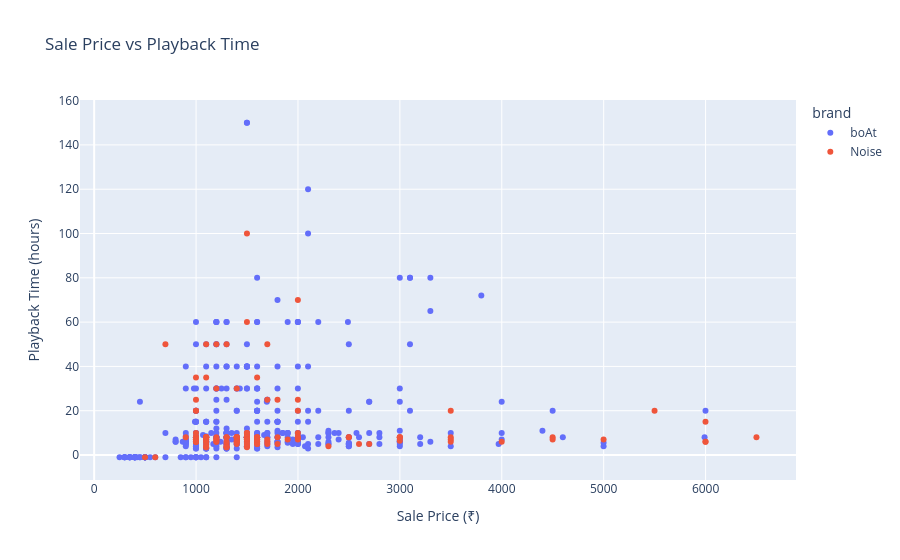

The notebook cell saved with this chart:
### Code cell
fig = px.scatter(
    df,
    x='sale_price',
    y='playback_per_charge',
    color='brand',
    hover_name='base_model',
    hover_data=[
        'category',
        'mrp',
        'discount_percent',
        'rating'
    ],
    title='Sale Price vs Playback Time'
)

fig.update_layout(
    xaxis_title='Sale Price (₹)',
    yaxis_title='Playback Time (hours)'
)

fig.show()

### Figure 1 — Plotly figure (JSON) as saved in the notebook; plotly's stock layout.template omitted (floating-point values rounded to 4 significant figures; data arrays with more than 128 entries replaced by an {"elided": "..."} marker saying what was removed)
{"data": [{"customdata": {"elided": "390x4 mixed values"}, "hovertemplate": "<b>%{hovertext}</b><br><br>brand=boAt<br>sale_price=%{x}<br>playback_per_charge=%{y}<br>category=%{customdata[0]}<br>mrp=%{customdata[1]}<br>discount_percent=%{customdata[2]}<br>rating=%{customdata[3]}<extra></extra>", "hovertext": {"elided": "390 str values"}, "legendgroup": "boAt", "marker": {"color": "#636efa", "symbol": "circle"}, "mode": "markers", "name": "boAt", "orientation": "v", "showlegend": true, "type": "scatter", "x": {"elided": "390 float values"}, "xaxis": "x", "y": {"elided": "390 float values"}, "yaxis": "y"}, {"customdata": {"elided": "128x4 mixed values"}, "hovertemplate": "<b>%{hovertext}</b><br><br>brand=Noise<br>sale_price=%{x}<br>playback_per_charge=%{y}<br>category=%{customdata[0]}<br>mrp=%{customdata[1]}<br>discount_percent=%{customdata[2]}<br>rating=%{customdata[3]}<extra></extra>", "hovertext": ["buds n1", "buds uno", "buds vs304", "buds x anc", "buds x prime", "airwave max 4", "air buds 2", "air buds 3", "air buds 6", "air buds mini 2", "air buds mini", "air buds nano", "air buds plus", "air buds pro 2", "air buds pro 3", "air buds pro 4", "air buds pro 6", "air buds pro se", "air buds", "air clips 2 ows", "air clips ows", "air clips pro ows", "airwave crest", "airwave max 2", "airwave max 5", "airwave max 6", "airwave max three", "airwave max xr", "airwave", "airwave", "airwave pro", "alt buds open", "alt buds s", "alt buds", "alt clip", "aura buds", "aura buds", "beads", "blaze", "bravo", "bravo", "buds ace", "buds aero", "buds apex", "buds combat", "buds combat x", "buds combat z", "buds combat z", "buds connect 2", "buds connect 3", "buds connect", "buds e1", "buds evoke", "buds explore", "buds f1", "buds marine", "buds mini", "buds mvp102", "buds n1 pro", "buds n1", "buds n2 pro", "buds neo", "buds nero", "buds play", "buds r1", "buds trance 2", "buds trance", "buds trance", "buds trooper", "buds uno", "buds vector", "buds venus", "buds verve 2", "buds verve", "buds vs102 elite", "buds vs102 neo", "buds vs102 plus", "buds vs102 pro", "buds vs102 pro", "buds vs102", "buds vs102", "buds vs103 pro", "buds vs103", "buds vs104 max", "buds vs104 pro", "buds vs104", "buds vs106", "buds vs201", "buds vs202", "buds vs204", "buds vs303", "buds vs401", "buds vs402", "buds vs404", "buds vs501", "buds vs601", "buds x anc", "buds x prime", "buds x ultra", "buds x2", "buds xero", "chord 100 type c", "chord 200 type c", "clutch hp p01", "combat", "flair touch", "flair xl", "go buds", "kableone", "master buds 2", "master buds max", "master buds", "master buds", "nerve", "nerve pro", "pop buds", "powr", "pure pods 2", "pure pods", "sense", "tune active pro", "tune elite sport", "tune lite", "tune sport 2", "two", "view buds", "xtreme", "vs 102"], "legendgroup": "Noise", "marker": {"color": "#EF553B", "symbol": "circle"}, "mode": "markers", "name": "Noise", "orientation": "v", "showlegend": true, "type": "scatter", "x": [999.0, 1199.0, 1299.0, 1599.0, 1599.0, 1999.0, 1699.0, 1099.0, 2999.0, 1399.0, 1499.0, 999.0, 1499.0, 2699.0, 1999.0, 2499.0, 3499.0, 1499.0, 2299.0, 2999.0, 2599.0, 3499.0, 1199.0, 1499.0, 4499.0, 6499.0, 1999.0, 3499.0, 1099.0, 1699.0, 1499.0, 4499.0, 999.0, 1599.0, 1499.0, 1499.0, 1599.0, 1299.0, 999.0, 1099.0, 999.0, 1399.0, 999.0, 2999.0, 1299.0, 1599.0, 1499.0, 999.0, 1499.0, 1499.0, 1099.0, 1399.0, 1599.0, 1399.0, 1299.0, 1999.0, 999.0, 1399.0, 1499.0, 1199.0, 1499.0, 999.0, 999.0, 1399.0, 1399.0, 1199.0, 999.0, 999.0, 999.0, 1699.0, 1499.0, 1899.0, 1499.0, 1499.0, 1099.0, 1099.0, 1499.0, 1499.0, 4999.0, 1299.0, 1299.0, 1999.0, 1099.0, 1499.0, 1599.0, 1099.0, 1099.0, 999.0, 1199.0, 1599.0, 1399.0, 1399.0, 1399.0, 899.0, 2999.0, 1099.0, 1699.0, 1799.0, 1799.0, 1599.0, 3999.0, 499.0, 599.0, 5499.0, 1999.0, 1599.0, 1599.0, 1199.0, 5999.0, 1299.0, 1399.0, 5999.0, 5999.0, 999.0, 1199.0, 1099.0, 1699.0, 3499.0, 1999.0, 999.0, 1299.0, 1099.0, 999.0, 699.0, 1799.0, 2499.0, 1499.0, 1099.0], "xaxis": "x", "y": [8.0, 7.0, 5.0, 5.0, 8.0, 10.0, 6.0, 7.0, 8.0, 7.0, 3.5, 6.0, 4.0, 5.0, 7.0, 8.0, 7.0, 7.5, 4.0, 6.5, 5.0, 6.0, 50.0, 10.0, 8.0, 8.0, 70.0, 8.0, 50.0, 50.0, 60.0, 7.0, 7.0, 6.0, 6.0, 8.0, 8.0, 4.0, 20.0, 35.0, 35.0, 6.0, 7.0, 8.0, 8.0, 7.0, 8.0, 8.0, 8.0, 8.0, 8.0, 8.0, 6.0, 8.0, 8.0, 8.0, 6.0, 6.0, 10.0, 6.0, 7.0, 7.0, 8.0, 5.0, 8.0, 7.0, 7.0, 6.0, 7.0, 7.0, 8.0, 7.0, 8.0, 7.0, 8.0, 3.5, 7.0, 7.0, 7.0, 3.5, 3.5, 8.0, 4.5, 5.0, 5.0, 6.0, 8.0, 6.0, 6.0, 6.0, 8.0, 8.0, 6.0, 8.0, 8.0, 8.0, 5.0, 8.0, 5.0, 8.0, 6.0, -1.0, -1.0, 20.0, 25.0, 35.0, 7.0, 8.0, 15.0, 6.0, 30.0, 6.0, 6.0, 25.0, 30.0, 8.0, 25.0, 20.0, 20.0, 20.0, 50.0, 6.0, 10.0, 50.0, 25.0, 8.0, 100.0, 3.5], "yaxis": "y"}], "layout": {"legend": {"title": {"text": "brand"}, "tracegroupgap": 0}, "title": {"text": "Sale Price vs Playback Time"}, "xaxis": {"anchor": "y", "domain": [0, 1], "title": {"text": "Sale Price (₹)"}}, "yaxis": {"anchor": "x", "domain": [0, 1], "title": {"text": "Playback Time (hours)"}}}}
